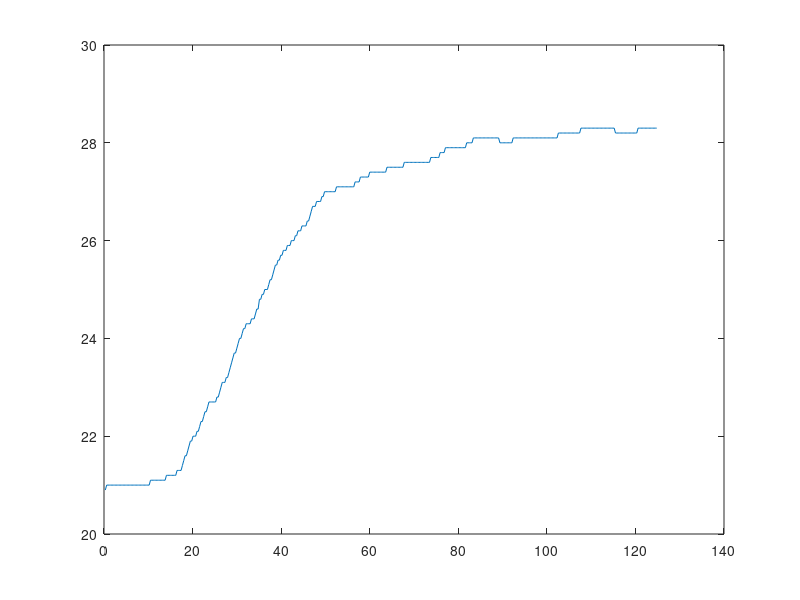

Recreate this plot in MATLAB.
close all;
clear all;
load('skok_5L_40proc.mat');

time = 1:1:length(data);
time = time';
time = time * 0.3;
heaterOUT = data(:,2);
plot(time, heaterOUT);